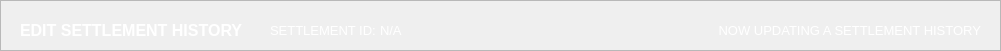
  <widget class="QFrame" name="basePopUpTitleFrame">
   <property name="geometry">
    <rect>
     <x>-1</x>
     <y>-10</y>
     <width>1001</width>
     <height>51</height>
    </rect>
   </property>
   <property name="styleSheet">
    <string notr="true">#basePopUpTitleFrame {
	background-color: #141c52;
}</string>
   </property>
   <property name="frameShape">
    <enum>QFrame::Shape::StyledPanel</enum>
   </property>
   <property name="frameShadow">
    <enum>QFrame::Shadow::Raised</enum>
   </property>
   <widget class="QLabel" name="label_titleFilterOptions">
    <property name="geometry">
     <rect>
      <x>20</x>
      <y>10</y>
      <width>241</width>
      <height>41</height>
     </rect>
    </property>
    <property name="font">
     <font>
      <family>Arial</family>
      <pointsize>12</pointsize>
      <bold>true</bold>
     </font>
    </property>
    <property name="styleSheet">
     <string notr="true">#label_titleFilterOptions {
	background-color: transparent;
	color: #FFFFFF;
}
</string>
    </property>
    <property name="text">
     <string>EDIT SETTLEMENT HISTORY</string>
    </property>
    <property name="alignment">
     <set>Qt::AlignmentFlag::AlignLeading|Qt::AlignmentFlag::AlignLeft|Qt::AlignmentFlag::AlignVCenter</set>
    </property>
   </widget>
   <widget class="QLabel" name="filteroptions_label">
    <property name="geometry">
     <rect>
      <x>420</x>
      <y>10</y>
      <width>561</width>
      <height>41</height>
     </rect>
    </property>
    <property name="font">
     <font>
      <family>Arial</family>
      <pointsize>10</pointsize>
      <bold>false</bold>
     </font>
    </property>
    <property name="styleSheet">
     <string notr="true">#filteroptions_label {
	background-color: transparent;
	color: #FFFFFF;
}
</string>
    </property>
    <property name="text">
     <string>NOW UPDATING A SETTLEMENT HISTORY</string>
    </property>
    <property name="alignment">
     <set>Qt::AlignmentFlag::AlignRight|Qt::AlignmentFlag::AlignTrailing|Qt::AlignmentFlag::AlignVCenter</set>
    </property>
   </widget>
   <widget class="QLabel" name="label_what_ID">
    <property name="geometry">
     <rect>
      <x>270</x>
      <y>10</y>
      <width>111</width>
      <height>41</height>
     </rect>
    </property>
    <property name="font">
     <font>
      <family>Arial</family>
      <pointsize>10</pointsize>
      <bold>false</bold>
     </font>
    </property>
    <property name="styleSheet">
     <string notr="true">#label_what_ID {
	background-color: transparent;
	color: #FFFFFF;
}
</string>
    </property>
    <property name="text">
     <string>SETTLEMENT ID:</string>
    </property>
    <property name="alignment">
     <set>Qt::AlignmentFlag::AlignLeading|Qt::AlignmentFlag::AlignLeft|Qt::AlignmentFlag::AlignVCenter</set>
    </property>
   </widget>
   <widget class="QLabel" name="display_what_ID">
    <property name="geometry">
     <rect>
      <x>380</x>
      <y>10</y>
      <width>241</width>
      <height>41</height>
     </rect>
    </property>
    <property name="font">
     <font>
      <family>Arial</family>
      <pointsize>10</pointsize>
      <bold>false</bold>
     </font>
    </property>
    <property name="styleSheet">
     <string notr="true">#display_what_ID {
	background-color: transparent;
	color: #FFFFFF;
}
</string>
    </property>
    <property name="text">
     <string>N/A</string>
    </property>
    <property name="alignment">
     <set>Qt::AlignmentFlag::AlignLeading|Qt::AlignmentFlag::AlignLeft|Qt::AlignmentFlag::AlignVCenter</set>
    </property>
   </widget>
  </widget>
